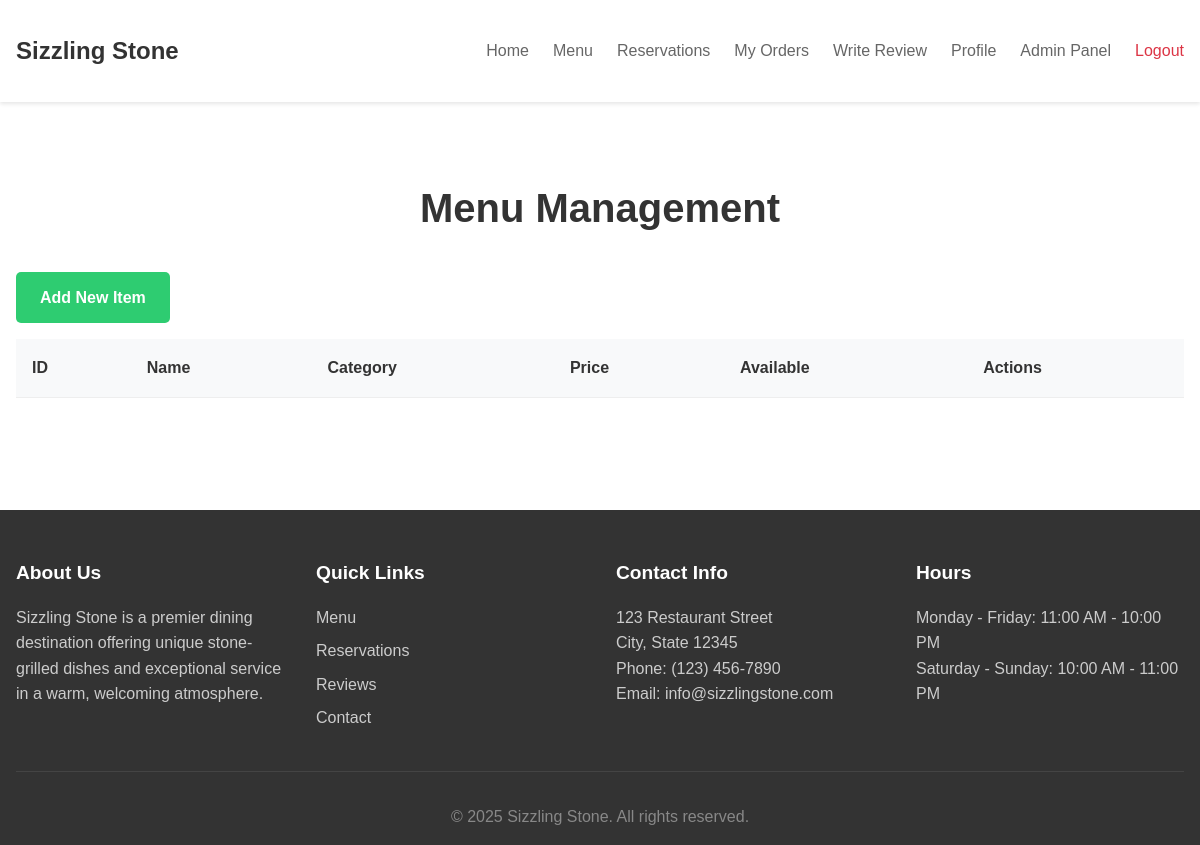
Page /admin/menu.php (signed in) on the earlier database version.
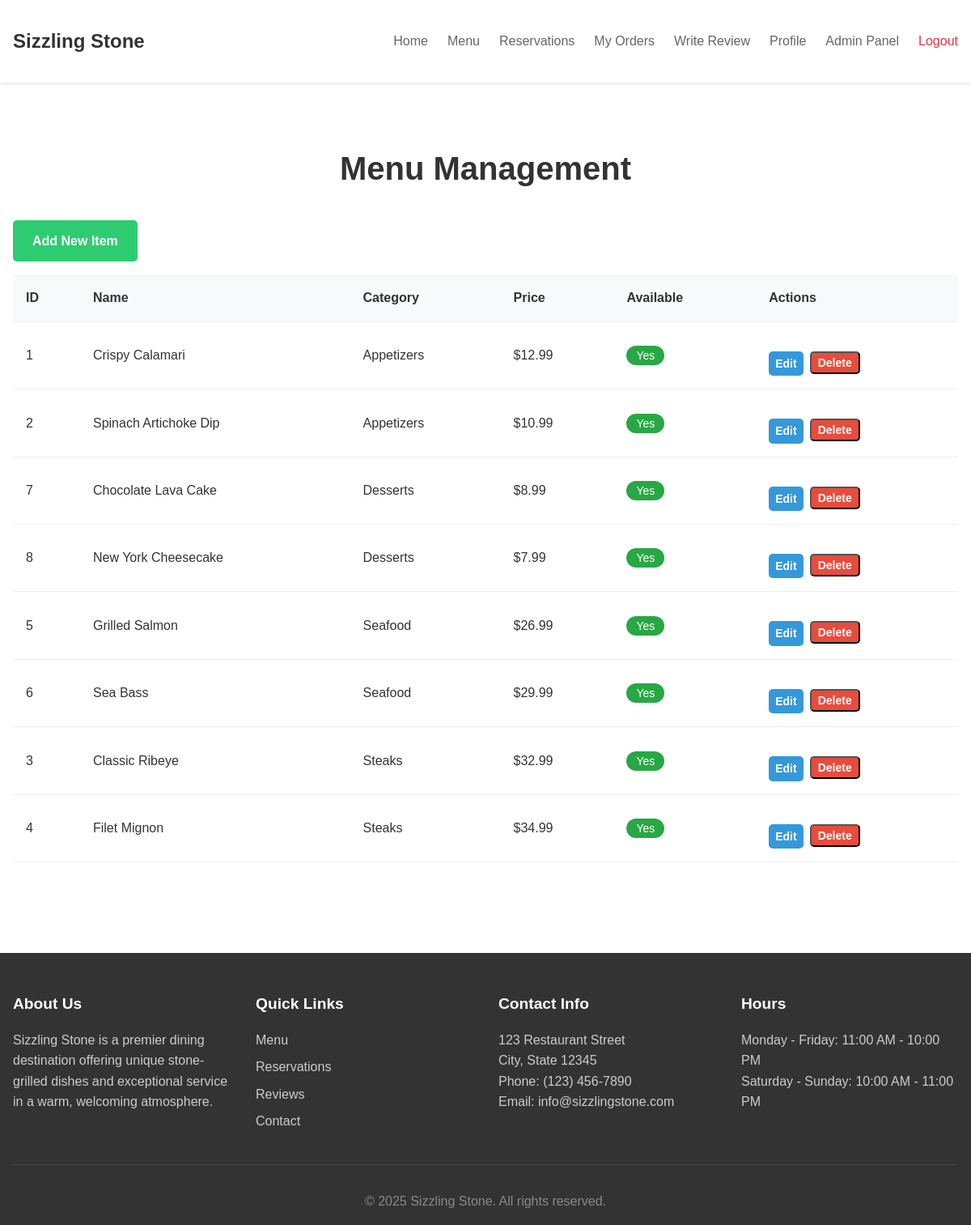
Same page on the later database version.
### tables this page shows
CREATE TABLE IF NOT EXISTS menu_items (
    item_id INT PRIMARY KEY AUTO_INCREMENT,
    name VARCHAR(100),
    description TEXT,
    price DECIMAL(10,2),
    category VARCHAR(50),
    available BOOLEAN DEFAULT TRUE,
    image_path VARCHAR(255),
    is_featured BOOLEAN DEFAULT FALSE
);

### app/controllers/MenuController.php (called while the page is built, shortened)
<?php
require_once __DIR__ . '/../models/MenuItem.php';
class MenuController {
    private $menuItem;
    public function __construct() {
        $database = new Database();
        $db = $database->getConnection();
        $this->menuItem = new MenuItem($db);
    }
    public function getAllItems() {
        return $this->menuItem->getAll();
    }
}

### app/models/MenuItem.php (called while the page is built, shortened)
<?php
class MenuItem {
    private $conn;
    private $table_name = "menu_items";
    public function __construct($db) {
        $this->conn = $db;
    }
    public function getAll() {
        $query = "SELECT * FROM " . $this->table_name . " ORDER BY category, name";
        $stmt = $this->conn->prepare($query);
        $stmt->execute();
        return $stmt;
    }
}

### public/admin/menu.php (the view, shortened to what this page needs)
<?php
require_once __DIR__ . '/../../app/controllers/MenuController.php';
$menuController = new MenuController();
$menuItems = $menuController->getAllItems();
$pageTitle = 'Menu Management';
?>
<!DOCTYPE html>
<html lang="en">
<head>
    <link rel="stylesheet" href="<?php echo BASE_URL; ?>css/style.css">
    <link rel="stylesheet" href="<?php echo BASE_URL; ?>css/admin.css">
</head>
<body>
    <?php include __DIR__ . '/../../app/views/includes/header.php'; ?>
    <main class="admin-dashboard">
        <div class="container">
            <h1 class="page-title"><?php echo $pageTitle; ?></h1>
            <div class="admin-actions">
                <a href="menu-create.php" class="btn btn-success">Add New Item</a>
            </div>
            <div class="admin-content">
                <table class="admin-table">
                    <thead>
                        <tr>
                            <th>ID</th>
                            <th>Name</th>
                            <th>Category</th>
                            <th>Price</th>
                            <th>Available</th>
                            <th>Actions</th>
                        </tr>
                    </thead>
                    <tbody>
                        <?php while ($item = $menuItems->fetch(PDO::FETCH_ASSOC)): ?>
                            <tr>
                                <td><?php echo htmlspecialchars($item['item_id']); ?></td>
                                <td><?php echo htmlspecialchars($item['name']); ?></td>
                                <td><?php echo htmlspecialchars($item['category']); ?></td>
                                <td>$<?php echo number_format($item['price'], 2); ?></td>
                                <td>
                                    <span class="badge <?php echo $item['available'] ? 'badge-success' : 'badge-danger'; ?>">
                                        <?php echo $item['available'] ? 'Yes' : 'No'; ?>
                                    </span>
                                </td>
                                <td>
                                    <div class="btn-group">
                                        <a href="menu-edit.php?id=<?php echo $item['item_id']; ?>"
                                           class="btn btn-sm btn-primary">Edit</a>
                                        <form method="POST" style="display: inline;"
                                              onsubmit="return confirm('Are you sure you want to delete this item?');">
                                            <button type="submit" name="delete_item"
                                                    class="btn btn-sm btn-danger">Delete</button>
                                        </form>
                                    </div>
                                </td>
                            </tr>
                        <?php endwhile; ?>
                    </tbody>
                </table>
            </div>
        </div>
    </main>
    <?php include __DIR__ . '/../../app/views/includes/footer.php'; ?>
</body>
</html>

Differences in the rows shown:
added menu_items: item_id "1", name "Crispy Calamari", category "Appetizers", price "12.99", available "Yes"
added menu_items: item_id "2", name "Spinach Artichoke Dip", category "Appetizers", price "10.99", available "Yes"
added menu_items: item_id "7", name "Chocolate Lava Cake", category "Desserts", price "8.99", available "Yes"
added menu_items: item_id "8", name "New York Cheesecake", category "Desserts", price "7.99", available "Yes"
added menu_items: item_id "5", name "Grilled Salmon", category "Seafood", price "26.99", available "Yes"
added menu_items: item_id "6", name "Sea Bass", category "Seafood", price "29.99", available "Yes"
added menu_items: item_id "3", name "Classic Ribeye", category "Steaks", price "32.99", available "Yes"
added menu_items: item_id "4", name "Filet Mignon", category "Steaks", price "34.99", available "Yes"
